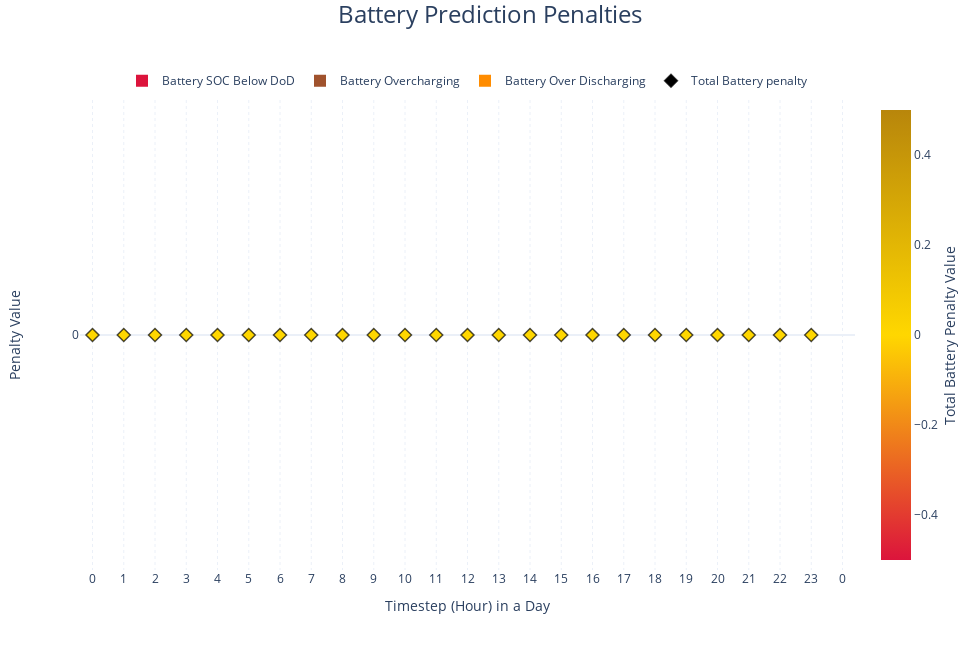

Notebook source saved alongside this figure:
### Markdown cell above
#### Battery Prediction Penalties per Type

### Code cell
subplot_fig = go.Figure()

pen1 = penalties['Battery SOC Below DoD Penalty']
pen2 = penalties['Battery Overcharging Penalty']
pen3 = penalties['Battery Over Discharging Penalty']

subplot_fig.add_bar(y=pen1, showlegend=True, yaxis='y', width=0.9,
                    marker=dict(color='crimson', opacity=0.9, line_width=0), name='Battery SOC Below DoD')
subplot_fig.add_bar(y=pen2, showlegend=True, yaxis='y', width=0.9,
                    marker=dict(color='sienna', opacity=0.9, line_width=0), name='Battery Overcharging')
subplot_fig.add_bar(y=pen3, showlegend=True, yaxis='y', width=0.9,
                    marker=dict(color='darkorange', opacity=0.9, line_width=0), name='Battery Over Discharging')

pbpenalties = penalties['Total Battery Penalty']
subplot_fig.add_scatter(x=penalties.index, y=pbpenalties, line_shape='linear', name='Total Battery penalty', mode='markers',
                        marker=dict(size=10, symbol='diamond', line=dict(width=1.5), color=pbpenalties, coloraxis='coloraxis'), line=dict(color='rgba(0,0,0,0.7)'),
                        showlegend=True, yaxis='y', legendgroup='Total Battery Penalty')

subplot_fig.add_annotation(x=-0.1, y=0.5, text="Penalty Value", xanchor='left', yanchor='middle', textangle=-90, xref="paper", yref="paper", font_size=14, showarrow=False)
subplot_fig.add_annotation(x=0.5, y=-0.1, text="Timestep (Hour) in a Day", textangle=0, xref="paper", yref="paper", font_size=14, showarrow=False)

max_timestep = int(initial_training_data.Departure.max() + 1)
subplot_fig.update_layout(title="Battery Prediction Penalties",
                          yaxis=dict(title=''), barmode='overlay')
subplot_fig.update_xaxes(tickformat='', griddash="dot", title='', range=[-0.4, 24.4],
                         tickvals=[i for i in range(max_timestep)],
                         ticktext=[str(i%24) for i in range(max_timestep)])

# For plot export: w(1280)xh(720), w(1920)xh(1080)
# For better overview in jupyter: w(850)xh(650)
plot_width = 980
plot_height = 650


total_pen_max = pbpenalties.max()
ytype = 'log' if total_pen_max > 100000 else 'linear'
ymax_margin = 6 if ytype == 'log' else round(total_pen_max + total_pen_max)
yyaxistext = '- log scale' if ytype == 'log' else ''
ydtick = 1 if ytype == 'log' else 5
subplot_fig.update_yaxes(nticks=6, dtick=0.2)
subplot_fig.update_layout(height=plot_height, width=plot_width, title=dict(xanchor="center", x=0.5, font_size=24, y=0.99), 
                          showlegend=True, coloraxis=dict(colorscale=[[0, 'crimson'], [0.5, 'gold'], [1, 'darkgoldenrod']], 
                                                          colorbar=dict(title=dict(text='Total Battery Penalty Value', side='right'))), barmode='stack',
                          legend=dict(x=0.5, orientation='h', yanchor='bottom', entrywidth=0, y=1.01, xanchor='center'), scattermode='overlay',
                          yaxis=dict(tickformat=" ,.2~g", nticks=5, dtick=ydtick, type=f'{ytype}'))


subplot_fig.show()

del max_timestep, plot_width, plot_height

### Figure 1 — Plotly figure (JSON) as saved in the notebook; plotly's stock layout.template omitted (floating-point values rounded to 4 significant figures)
{"data": [{"marker": {"color": "crimson", "line": {"width": 0}, "opacity": 0.9}, "name": "Battery SOC Below DoD", "showlegend": true, "type": "bar", "width": 0.9, "y": [0, 0, 0, 0, 0, 0, 0, 0, 0, 0, 0, 0, 0, 0, 0, 0, 0, 0, 0, 0, 0, 0, 0, 0], "yaxis": "y"}, {"marker": {"color": "sienna", "line": {"width": 0}, "opacity": 0.9}, "name": "Battery Overcharging", "showlegend": true, "type": "bar", "width": 0.9, "y": [0, 0, 0, 0, 0, 0, 0, 0, 0, 0, 0, 0, 0, 0, 0, 0, 0, 0, 0, 0, 0, 0, 0, 0], "yaxis": "y"}, {"marker": {"color": "darkorange", "line": {"width": 0}, "opacity": 0.9}, "name": "Battery Over Discharging", "showlegend": true, "type": "bar", "width": 0.9, "y": [0, 0, 0, 0, 0, 0, 0, 0, 0, 0, 0, 0, 0, 0, 0, 0, 0, 0, 0, 0, 0, 0, 0, 0], "yaxis": "y"}, {"legendgroup": "Total Battery Penalty", "line": {"color": "rgba(0,0,0,0.7)", "shape": "linear"}, "marker": {"color": [0, 0, 0, 0, 0, 0, 0, 0, 0, 0, 0, 0, 0, 0, 0, 0, 0, 0, 0, 0, 0, 0, 0, 0], "coloraxis": "coloraxis", "line": {"width": 1.5}, "size": 10, "symbol": "diamond"}, "mode": "markers", "name": "Total Battery penalty", "showlegend": true, "type": "scatter", "x": [0, 1, 2, 3, 4, 5, 6, 7, 8, 9, 10, 11, 12, 13, 14, 15, 16, 17, 18, 19, 20, 21, 22, 23], "y": [0, 0, 0, 0, 0, 0, 0, 0, 0, 0, 0, 0, 0, 0, 0, 0, 0, 0, 0, 0, 0, 0, 0, 0], "yaxis": "y"}], "layout": {"annotations": [{"font": {"size": 14}, "showarrow": false, "text": "Penalty Value", "textangle": -90, "x": -0.1, "xanchor": "left", "xref": "paper", "y": 0.5, "yanchor": "middle", "yref": "paper"}, {"font": {"size": 14}, "showarrow": false, "text": "Timestep (Hour) in a Day", "textangle": 0, "x": 0.5, "xref": "paper", "y": -0.1, "yref": "paper"}], "barmode": "stack", "coloraxis": {"colorbar": {"title": {"side": "right", "text": "Total Battery Penalty Value"}}, "colorscale": [[0, "crimson"], [0.5, "gold"], [1, "darkgoldenrod"]]}, "height": 650, "legend": {"entrywidth": 0, "orientation": "h", "x": 0.5, "xanchor": "center", "y": 1.01, "yanchor": "bottom"}, "scattermode": "overlay", "showlegend": true, "title": {"font": {"size": 24}, "text": "Battery Prediction Penalties", "x": 0.5, "xanchor": "center", "y": 0.99}, "width": 980, "xaxis": {"griddash": "dot", "range": [-0.4, 24.4], "tickformat": "", "ticktext": ["0", "1", "2", "3", "4", "5", "6", "7", "8", "9", "10", "11", "12", "13", "14", "15", "16", "17", "18", "19", "20", "21", "22", "23", "0", "1", "2", "3"], "tickvals": [0, 1, 2, 3, 4, 5, 6, 7, 8, 9, 10, 11, 12, 13, 14, 15, 16, 17, 18, 19, 20, 21, 22, 23, 24, 25, 26, 27], "title": {"text": ""}}, "yaxis": {"dtick": 5, "nticks": 5, "tickformat": " ,.2~g", "title": {"text": ""}, "type": "linear"}}}
